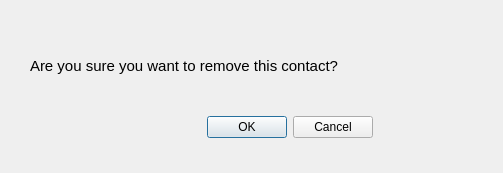
<?xml version="1.0" encoding="UTF-8"?>
<ui version="4.0">
 <class>RemoveDialog</class>
 <widget class="QDialog" name="RemoveDialog">
  <property name="geometry">
   <rect>
    <x>0</x>
    <y>0</y>
    <width>503</width>
    <height>173</height>
   </rect>
  </property>
  <property name="windowTitle">
   <string>Dialog</string>
  </property>
  <widget class="QDialogButtonBox" name="buttonBox">
   <property name="geometry">
    <rect>
     <x>140</x>
     <y>110</y>
     <width>233</width>
     <height>34</height>
    </rect>
   </property>
   <property name="standardButtons">
    <set>QDialogButtonBox::Cancel|QDialogButtonBox::Ok</set>
   </property>
  </widget>
  <widget class="QLabel" name="label">
   <property name="geometry">
    <rect>
     <x>30</x>
     <y>40</y>
     <width>461</width>
     <height>51</height>
    </rect>
   </property>
   <property name="font">
    <font>
     <pointsize>11</pointsize>
    </font>
   </property>
   <property name="text">
    <string>Are you sure you want to remove this contact?</string>
   </property>
  </widget>
 </widget>
 <resources/>
 <connections/>
</ui>
